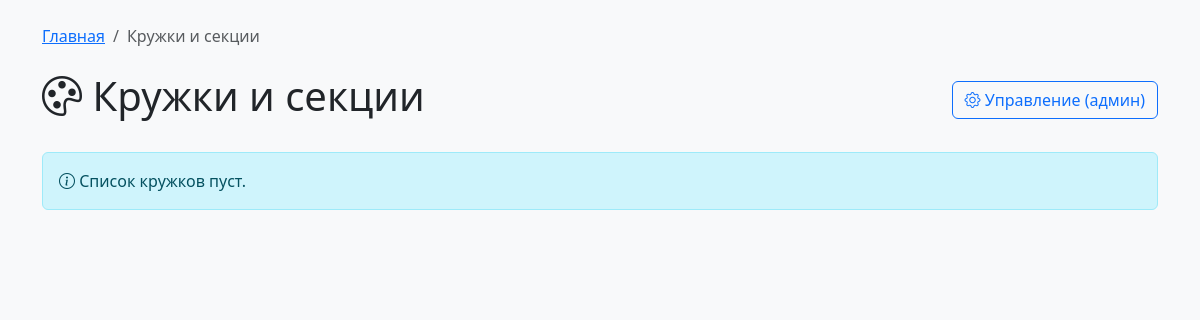
The app's page /clubs, older data.
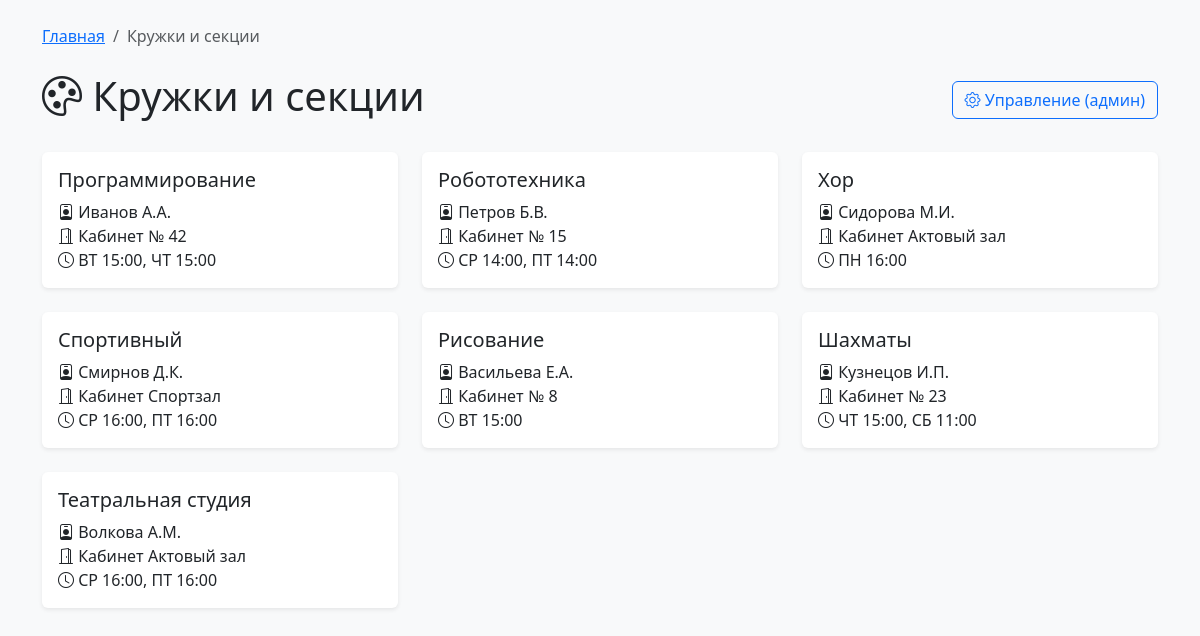
The same page, newer data.
### database.py (models this page shows)
class ClubDB(Base):
    __tablename__ = "clubs"
    id = Column(Integer, primary_key=True, index=True)
    name = Column(String)  # название кружка
    teacher = Column(String)  # руководитель
    room = Column(String)  # кабинет
    schedule = Column(String)  # расписание (например, "вторник 15:00")
    students = relationship("StudentDB", secondary="student_clubs", back_populates="clubs")

### main.py (the view)
@app.get("/clubs", response_class=HTMLResponse)
async def list_clubs(request: Request, db: Session = Depends(get_db)):
    clubs = db.query(ClubDB).all()
    return templates.TemplateResponse(
        "clubs_list.html",
        {
            "request": request,
            "clubs": clubs,
            "title": "Кружки и секции"
        }
    )

### templates/clubs_list.html (shortened to what this page needs)
<!DOCTYPE html>
<html lang="ru">
<head>
    <link href="https://cdn.jsdelivr.net/npm/bootstrap@5.3.0/dist/css/bootstrap.min.css" rel="stylesheet">
    <link rel="stylesheet" href="https://cdn.jsdelivr.net/npm/bootstrap-icons@1.11.0/font/bootstrap-icons.css">
</head>
<body class="bg-light">
    <div class="container py-4">
        <nav aria-label="breadcrumb" class="mb-4">
            <ol class="breadcrumb">
                <li class="breadcrumb-item"><a href="/">Главная</a></li>
                <li class="breadcrumb-item active">Кружки и секции</li>
            </ol>
        </nav>
        <div class="d-flex justify-content-between align-items-center mb-4">
            <h1><i class="bi bi-palette"></i> {{ title }}</h1>
            <a href="/admin/clubs" class="btn btn-outline-primary">
                <i class="bi bi-gear"></i> Управление (админ)
            </a>
        </div>
        {% if clubs %}
            <div class="row row-cols-1 row-cols-md-2 row-cols-lg-3 g-4">
                {% for club in clubs %}
                <div class="col">
                    <div class="card h-100 shadow-sm border-0">
                        <div class="card-body">
                            <h5 class="card-title">{{ club.name }}</h5>
                            <p class="card-text">
                                <i class="bi bi-person-badge"></i> {{ club.teacher }}<br>
                                <i class="bi bi-door-open"></i> Кабинет {{ club.room }}<br>
                                <i class="bi bi-clock"></i> {{ club.schedule or 'расписание уточняется' }}
                            </p>
                        </div>
                    </div>
                </div>
                {% endfor %}
            </div>
        {% else %}
            <div class="alert alert-info">
                <i class="bi bi-info-circle"></i> Список кружков пуст.
            </div>
        {% endif %}
    </div>
</body>
</html>

Row changes from the older to the newer data that the page shows:
added ClubDB: name "Программирование", teacher "Иванов А.А.", room "№ 42", schedule "ВТ 15:00, ЧТ 15:00"
added ClubDB: name "Робототехника", teacher "Петров Б.В.", room "№ 15", schedule "СР 14:00, ПТ 14:00"
added ClubDB: name "Хор", teacher "Сидорова М.И.", room "Актовый зал", schedule "ПН 16:00"
added ClubDB: name "Спортивный", teacher "Смирнов Д.К.", room "Спортзал", schedule "СР 16:00, ПТ 16:00"
added ClubDB: name "Рисование", teacher "Васильева Е.А.", room "№ 8", schedule "ВТ 15:00"
added ClubDB: name "Шахматы", teacher "Кузнецов И.П.", room "№ 23", schedule "ЧТ 15:00, СБ 11:00"
added ClubDB: name "Театральная студия", teacher "Волкова А.М.", room "Актовый зал", schedule "СР 16:00, ПТ 16:00"
Text that changed along with them:
text no longer shown: "Список кружков пуст."
